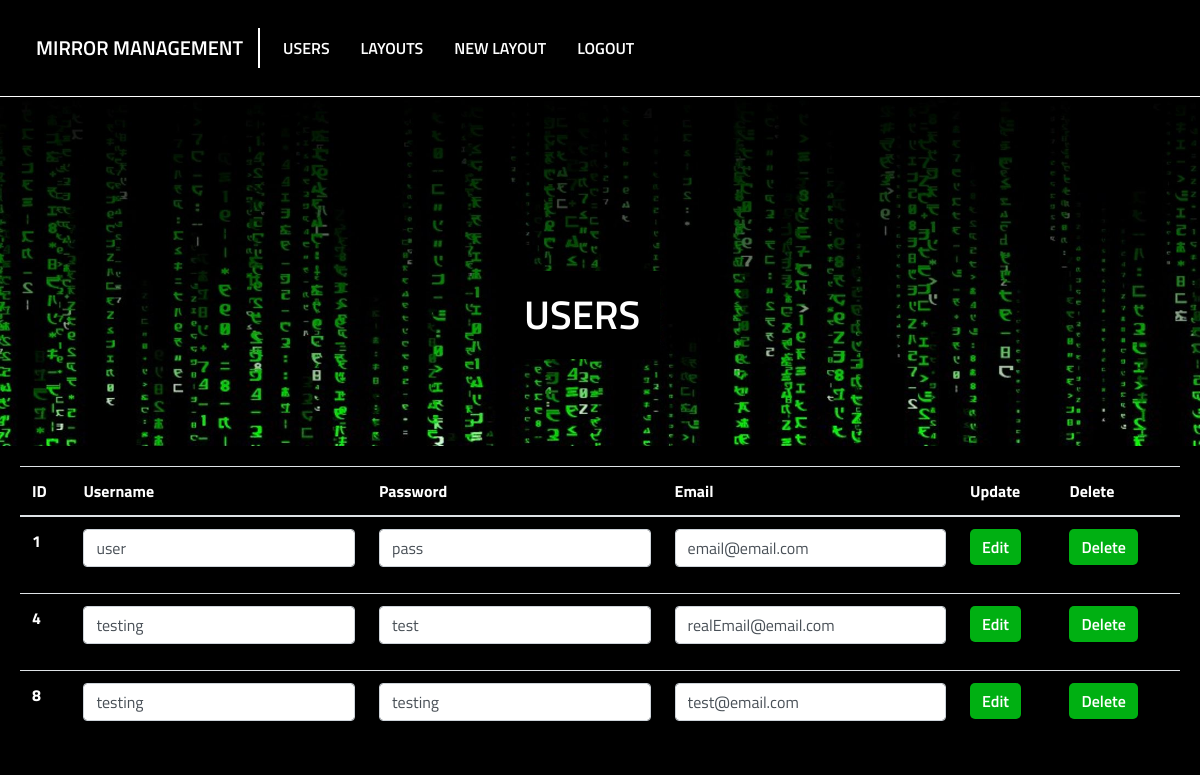
Page /Mirror1/presentation/views/displayAllUsers.php (signed in) on the committed database.
### tables this page shows
CREATE TABLE `users` (
  `ID` int(11) NOT NULL,
  `USERNAME` varchar(100) NOT NULL,
  `PASSWORD` varchar(100) NOT NULL,
  `EMAIL` varchar(100) NOT NULL
);

### Mirror1/Autoloader.php (called while the page is built, shortened)
<?php
spl_autoload_register(function($class) {
    $lastdirectories = substr(getcwd(), strlen(__DIR__));
    $numberoflastdirectories = substr_count($lastdirectories, '\\');
    $directories = ['business', 'business/model', 'database', 'presentation', 'presentation/handlers',
        'presentation/views', 'utility'
    ];
    foreach($directories as $d) {
        $currentDirectory = $d;
        for ($x = 0; $x < $numberoflastdirectories; $x++) {
            $currentDirectory = "../" . $currentDirectory;
        }
        $classFile = $currentDirectory . '\\' . $class . '.php';
    }
})
?>

### Mirror1/database/UserDataService.php (called while the page is built, shortened)
<?php
require_once '../../Autoloader.php';
class UserDataService {
    function getAllUsers() {
        $db = new Database();
        $connection = $db->getConnection();
        $stmt = $connection->prepare("SELECT * FROM USERS");
        $stmt->execute();
        $result = $stmt->get_result();
        if ($result->num_rows == 0) {
            return null;
        }
        else {
            $userArray = Array();
            while ($user = $result->fetch_assoc()) {
                array_push($userArray, $user);
            }
            return $userArray;
        }
    }
}
?>

### Mirror1/business/UserBusinessService.php (called while the page is built, shortened)
<?php
require_once '../../Autoloader.php';
class UserBusinessService {
    function getAllUsers() {
        $dbService = new UserDataService();
        $users = $dbService->getAllUsers();
        return $users;
    }
}
?>

### Mirror1/presentation/views/displayAllUsers.php (the view, shortened to what this page needs)
<?php
require_once '../../header.php';
$bs = new UserBusinessService();
$users = $bs->getAllUsers();
?>
<div class="hero">
	<h1 class="heroTxt">Users</h1>
</div>
<div class="container">
<table class="table table-hover">
<thead>
<tr>
<th scope="col">
ID
</th>
<th scope="col">
Username
</th>
<th scope="col">
Password
</th>
<th scope="col">
Email
</th>
<th scope="col">
Update
</th>
<th scope="col">
Delete
</th>
</tr>
</thead>
<tbody>
<?php
for ($x = 0; $x < count($users); $x++) {
    echo "<tr>";
    echo "<form action='../handlers/updateUser.php'>
            <input type='hidden' name='id' value='" . $users[$x]['ID'] . "'>";
    echo "<th scope='row'>" . $users[$x]['ID'] . "</th>";
    echo "<td><input type='text' class='form-control' id='username' value='" . $users[$x]['USERNAME'] . "' name='Username'></td>";
    echo "<td><input type='text' class='form-control' id='password' value='" . $users[$x]['PASSWORD'] . "' name='Password'></td>";
    echo "<td><input type='text' class='form-control' id='email' value='" . $users[$x]['EMAIL'] . "' name='Email'></td>";
    echo "<td><input type='submit' class='buttonLogin' value='Edit'></td>
    </form>";
    echo "<td>
            <form action='deleteUserConfirmation.php'>
                <input type='hidden' name='id' value='" . $users[$x]['ID'] . "'>
                <input type='submit' class='buttonLogin' value='Delete'>
            </form>
        </td>";
    echo "</tr>";
}
?>
</tbody>
</table>
</div>

### Mirror1/utility/styling.css (style rules this page uses)
.container { max-width: 1200px; padding: 20px; }
* { font-family: 'Titillium Web'; }
.hero { width: 100%; height: 350px; background: url(/Mirror1/images/programming.jpg); background-size: cover; background-repeat: no-repeat; display: block; position: relative; }
.heroTxt { color: #fff; text-transform: uppercase; font-weight: 600; padding: 20px; background: #000; position: absolute; left: 42%; top: 50%; }
.buttonLogin { background: #00b012; color: #fff; padding: 6px 12px; transition: all .3s ease; border-radius: 5px; border: 0px solid #000; font-weight: 600; }
table, tr:hover { color: #fff !important; }

### rows in the picture
users: ID "1", Username "user", Password "pass", Email "email@email.com"
users: ID "4", Username "testing", Password "test", Email "realEmail@email.com"
users: ID "8", Username "testing", Password "testing", Email "test@email.com"
